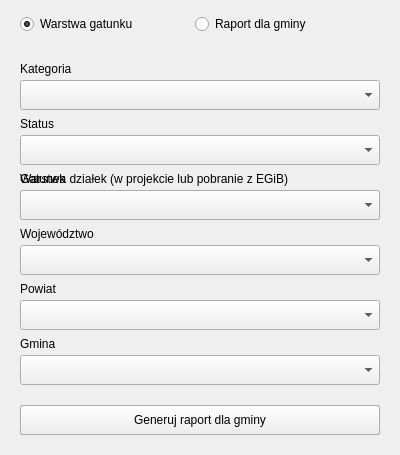
<ui version="4.0">
 <class>IASParcelJoinDialog</class>
 <widget class="QDialog" name="IASParcelJoinDialog">
  <property name="geometry">
   <rect>
    <x>0</x>
    <y>45</y>
    <width>400</width>
    <height>455</height>
   </rect>
  </property>
  <property name="windowTitle">
   <string>IAS Parcel Join</string>
  </property>

  <!-- Tryb pracy -->
  <widget class="QRadioButton" name="modeLayerRadio">
   <property name="geometry"><rect><x>20</x><y>12</y><width>170</width><height>24</height></rect></property>
   <property name="text"><string>Warstwa gatunku</string></property>
   <property name="checked"><bool>true</bool></property>
  </widget>
  <widget class="QRadioButton" name="modeReportRadio">
   <property name="geometry"><rect><x>195</x><y>12</y><width>190</width><height>24</height></rect></property>
   <property name="text"><string>Raport dla gminy</string></property>
  </widget>
  <widget class="QLabel" name="parcelLayerLabel">
   <property name="geometry"><rect><x>20</x><y>170</y><width>360</width><height>18</height></rect></property>
   <property name="text"><string>Warstwa działek (w projekcie lub pobranie z EGiB)</string></property>
  </widget>
  <widget class="QComboBox" name="parcelLayerBox">
   <property name="geometry"><rect><x>20</x><y>190</y><width>360</width><height>30</height></rect></property>
   <property name="toolTip"><string>Raport obejmuje wszystkie gatunki z listy (zawęź je Kategorią i Statusem). Wybierz własną warstwę działek, aby nic nie pobierać z EGiB.</string></property>
  </widget>

  <!-- Kategoria: rośliny / zwierzęta -->
  <widget class="QLabel" name="categoryLabel">
   <property name="geometry">
    <rect>
     <x>20</x>
     <y>60</y>
     <width>360</width>
     <height>18</height>
    </rect>
   </property>
   <property name="text">
    <string>Kategoria</string>
   </property>
  </widget>
  <widget class="QComboBox" name="categoryBox">
   <property name="geometry">
    <rect>
     <x>20</x>
     <y>80</y>
     <width>360</width>
     <height>30</height>
    </rect>
   </property>
  </widget>

  <!-- Status: szybka eliminacja / rozprzestrzenione na szeroką skalę -->
  <widget class="QLabel" name="statusLabel">
   <property name="geometry">
    <rect>
     <x>20</x>
     <y>115</y>
     <width>360</width>
     <height>18</height>
    </rect>
   </property>
   <property name="text">
    <string>Status</string>
   </property>
  </widget>
  <widget class="QComboBox" name="statusBox">
   <property name="geometry">
    <rect>
     <x>20</x>
     <y>135</y>
     <width>360</width>
     <height>30</height>
    </rect>
   </property>
  </widget>

  <!-- Lista gatunków -->
  <widget class="QLabel" name="speciesLabel">
   <property name="geometry">
    <rect>
     <x>20</x>
     <y>170</y>
     <width>360</width>
     <height>18</height>
    </rect>
   </property>
   <property name="text">
    <string>Gatunek</string>
   </property>
  </widget>
  <widget class="QComboBox" name="speciesBox">
   <property name="geometry">
    <rect>
     <x>20</x>
     <y>190</y>
     <width>360</width>
     <height>30</height>
    </rect>
   </property>
  </widget>

  <!-- Województwo -->
  <widget class="QLabel" name="voivodeshipLabel">
   <property name="geometry">
    <rect>
     <x>20</x>
     <y>225</y>
     <width>360</width>
     <height>18</height>
    </rect>
   </property>
   <property name="text">
    <string>Województwo</string>
   </property>
  </widget>
  <widget class="QComboBox" name="voivodeshipBox">
   <property name="geometry">
    <rect>
     <x>20</x>
     <y>245</y>
     <width>360</width>
     <height>30</height>
    </rect>
   </property>
  </widget>

  <!-- Powiat -->
  <widget class="QLabel" name="countyLabel">
   <property name="geometry">
    <rect>
     <x>20</x>
     <y>280</y>
     <width>360</width>
     <height>18</height>
    </rect>
   </property>
   <property name="text">
    <string>Powiat</string>
   </property>
  </widget>
  <widget class="QComboBox" name="countyBox">
   <property name="geometry">
    <rect>
     <x>20</x>
     <y>300</y>
     <width>360</width>
     <height>30</height>
    </rect>
   </property>
  </widget>

  <!-- Gmina -->
  <widget class="QLabel" name="communeLabel">
   <property name="geometry">
    <rect>
     <x>20</x>
     <y>335</y>
     <width>360</width>
     <height>18</height>
    </rect>
   </property>
   <property name="text">
    <string>Gmina</string>
   </property>
  </widget>
  <widget class="QComboBox" name="communeBox">
   <property name="geometry">
    <rect>
     <x>20</x>
     <y>355</y>
     <width>360</width>
     <height>30</height>
    </rect>
   </property>
  </widget>

  <!-- Przycisk POBIERZ IAS -->
  <widget class="QPushButton" name="downloadIASButton">
   <property name="geometry">
    <rect>
     <x>20</x>
     <y>405</y>
     <width>360</width>
     <height>30</height>
    </rect>
   </property>
   <property name="text">
    <string>Pobierz warstwę gatunku</string>
   </property>
  </widget>

  <!-- Przycisk RAPORT -->
  <widget class="QPushButton" name="reportButton">
   <property name="geometry">
    <rect>
     <x>20</x>
     <y>405</y>
     <width>360</width>
     <height>30</height>
    </rect>
   </property>
   <property name="text">
    <string>Generuj raport dla gminy</string>
   </property>
  </widget>

 </widget>
 <resources/>
 <connections/>
</ui>
